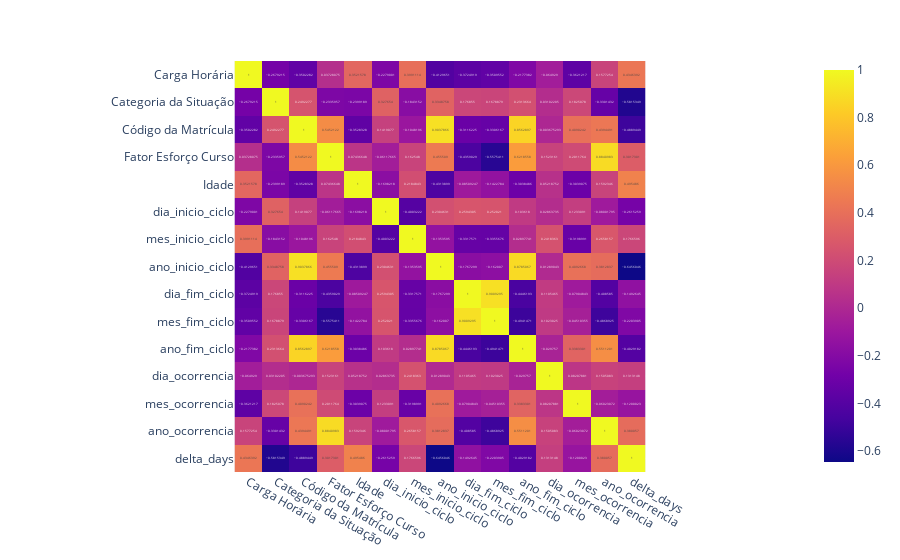

The notebook cell saved with this chart:
### Code cell
px.imshow(data1.corr(numeric_only=True), text_auto=True)

### Figure 1 — Plotly figure (JSON) as saved in the notebook; plotly's stock layout.template omitted (floating-point values rounded to 4 significant figures; data arrays with more than 128 entries replaced by an {"elided": "..."} marker saying what was removed)
{"data": [{"coloraxis": "coloraxis", "hovertemplate": "x: %{x}<br>y: %{y}<br>color: %{z}<extra></extra>", "name": "0", "texttemplate": "%{z}", "type": "heatmap", "x": ["Carga Horária", "Categoria da Situação", "Código da Matrícula", "Fator Esforço Curso", "Idade", "dia_inicio_ciclo", "mes_inicio_ciclo", "ano_inicio_ciclo", "dia_fim_ciclo", "mes_fim_ciclo", "ano_fim_ciclo", "dia_ocorrencia", "mes_ocorrencia", "ano_ocorrencia", "delta_days"], "xaxis": "x", "y": ["Carga Horária", "Categoria da Situação", "Código da Matrícula", "Fator Esforço Curso", "Idade", "dia_inicio_ciclo", "mes_inicio_ciclo", "ano_inicio_ciclo", "dia_fim_ciclo", "mes_fim_ciclo", "ano_fim_ciclo", "dia_ocorrencia", "mes_ocorrencia", "ano_ocorrencia", "delta_days"], "yaxis": "y", "z": {"elided": "15x15 float values"}}], "layout": {"coloraxis": {"colorscale": [[0, "#0d0887"], [0.1111, "#46039f"], [0.2222, "#7201a8"], [0.3333, "#9c179e"], [0.4444, "#bd3786"], [0.5556, "#d8576b"], [0.6667, "#ed7953"], [0.7778, "#fb9f3a"], [0.8889, "#fdca26"], [1, "#f0f921"]]}, "margin": {"t": 60}, "xaxis": {"anchor": "y", "constrain": "domain", "domain": [0, 1], "scaleanchor": "y"}, "yaxis": {"anchor": "x", "autorange": "reversed", "constrain": "domain", "domain": [0, 1]}}}
